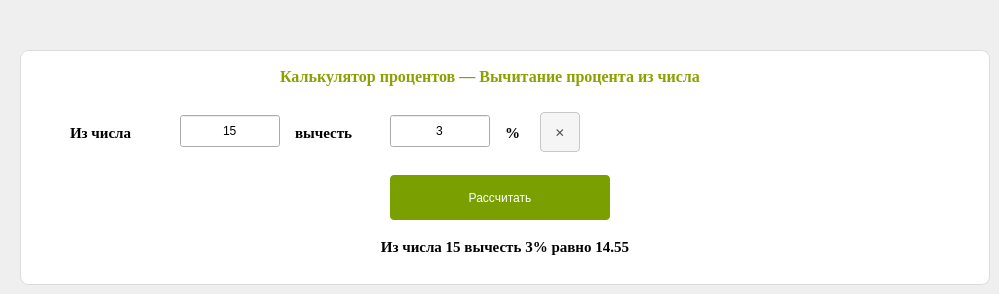
      <widget class="QWidget" name="percentPage4">
       <attribute name="title">
        <string>Вычитание процента</string>
       </attribute>
       <widget class="QFrame" name="percentPanel4">
        <property name="geometry">
         <rect>
          <x>20</x>
          <y>50</y>
          <width>970</width>
          <height>235</height>
         </rect>
        </property>
        <property name="styleSheet">
         <string>background: rgb(255, 255, 255); border: 1px solid rgb(220, 220, 220); border-radius: 8px;</string>
        </property>
        <property name="frameShape">
         <enum>QFrame::StyledPanel</enum>
        </property>
        <property name="frameShadow">
         <enum>QFrame::Raised</enum>
        </property>
       </widget>
       <widget class="QLabel" name="percentTitle4">
        <property name="geometry">
         <rect>
          <x>80</x>
          <y>62</y>
          <width>820</width>
          <height>28</height>
         </rect>
        </property>
        <property name="font">
         <font>
          <family>Times New Roman</family>
          <pointsize>12</pointsize>
          <weight>75</weight>
          <italic>false</italic>
          <bold>true</bold>
         </font>
        </property>
        <property name="styleSheet">
         <string>color: rgb(140, 160, 0);</string>
        </property>
        <property name="text">
         <string>Калькулятор процентов — Вычитание процента из числа</string>
        </property>
        <property name="alignment">
         <set>Qt::AlignCenter</set>
        </property>
       </widget>
       <widget class="QLabel" name="percent4A">
        <property name="geometry">
         <rect>
          <x>70</x>
          <y>118</y>
          <width>90</width>
          <height>30</height>
         </rect>
        </property>
        <property name="font">
         <font>
          <family>Times New Roman</family>
          <pointsize>11</pointsize>
          <weight>75</weight>
          <italic>false</italic>
          <bold>true</bold>
         </font>
        </property>
        <property name="text">
         <string>Из числа</string>
        </property>
       </widget>
       <widget class="QLineEdit" name="percentSubNumber">
        <property name="geometry">
         <rect>
          <x>180</x>
          <y>115</y>
          <width>100</width>
          <height>32</height>
         </rect>
        </property>
        <property name="text">
         <string>15</string>
        </property>
        <property name="alignment">
         <set>Qt::AlignCenter</set>
        </property>
       </widget>
       <widget class="QLabel" name="percent4B">
        <property name="geometry">
         <rect>
          <x>295</x>
          <y>118</y>
          <width>90</width>
          <height>30</height>
         </rect>
        </property>
        <property name="font">
         <font>
          <family>Times New Roman</family>
          <pointsize>11</pointsize>
          <weight>75</weight>
          <italic>false</italic>
          <bold>true</bold>
         </font>
        </property>
        <property name="text">
         <string>вычесть</string>
        </property>
       </widget>
       <widget class="QLineEdit" name="percentSubPercent">
        <property name="geometry">
         <rect>
          <x>390</x>
          <y>115</y>
          <width>100</width>
          <height>32</height>
         </rect>
        </property>
        <property name="text">
         <string>3</string>
        </property>
        <property name="alignment">
         <set>Qt::AlignCenter</set>
        </property>
       </widget>
       <widget class="QLabel" name="percent4C">
        <property name="geometry">
         <rect>
          <x>505</x>
          <y>118</y>
          <width>30</width>
          <height>30</height>
         </rect>
        </property>
        <property name="font">
         <font>
          <family>Times New Roman</family>
          <pointsize>11</pointsize>
          <weight>75</weight>
          <italic>false</italic>
          <bold>true</bold>
         </font>
        </property>
        <property name="text">
         <string>%</string>
        </property>
       </widget>
       <widget class="QPushButton" name="percentClear4">
        <property name="geometry">
         <rect>
          <x>540</x>
          <y>112</y>
          <width>40</width>
          <height>40</height>
         </rect>
        </property>
        <property name="styleSheet">
         <string>background-color: rgb(245,245,245); color: rgb(80,80,80); border: 1px solid rgb(200,200,200); border-radius: 4px;</string>
        </property>
        <property name="text">
         <string>✕</string>
        </property>
       </widget>
       <widget class="QPushButton" name="percentCalc4">
        <property name="geometry">
         <rect>
          <x>390</x>
          <y>175</y>
          <width>220</width>
          <height>45</height>
         </rect>
        </property>
        <property name="styleSheet">
         <string>background-color: rgb(121, 160, 0); color: white; border: none; border-radius: 4px; font: bold 12pt &quot;Times New Roman&quot;;</string>
        </property>
        <property name="text">
         <string>Рассчитать</string>
        </property>
       </widget>
       <widget class="QLabel" name="percentResult4">
        <property name="geometry">
         <rect>
          <x>180</x>
          <y>235</y>
          <width>650</width>
          <height>24</height>
         </rect>
        </property>
        <property name="font">
         <font>
          <family>Times New Roman</family>
          <pointsize>11</pointsize>
          <weight>75</weight>
          <italic>false</italic>
          <bold>true</bold>
         </font>
        </property>
        <property name="text">
         <string>Из числа 15 вычесть 3% равно 14.55</string>
        </property>
        <property name="alignment">
         <set>Qt::AlignCenter</set>
        </property>
       </widget>
      </widget>
